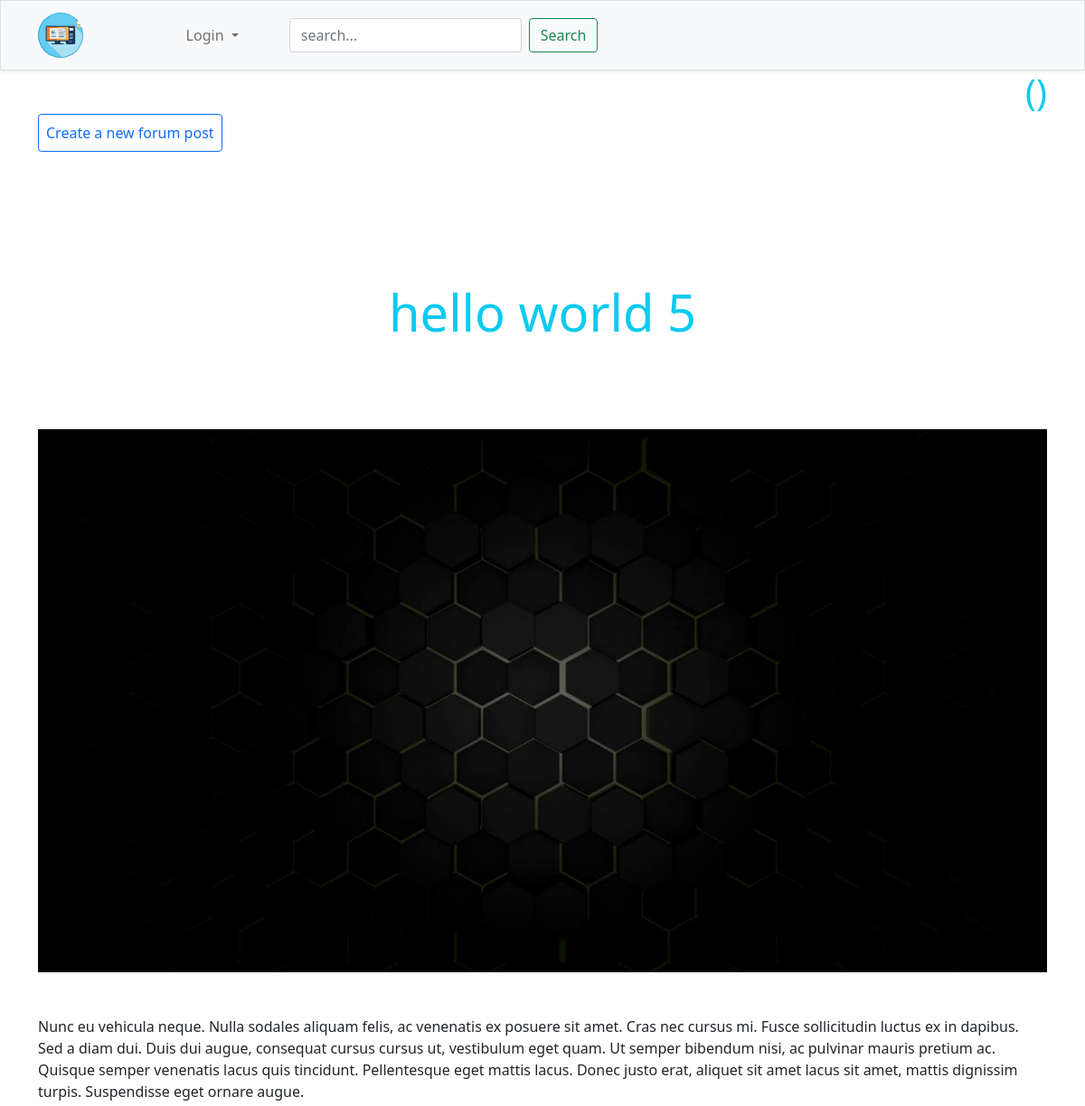
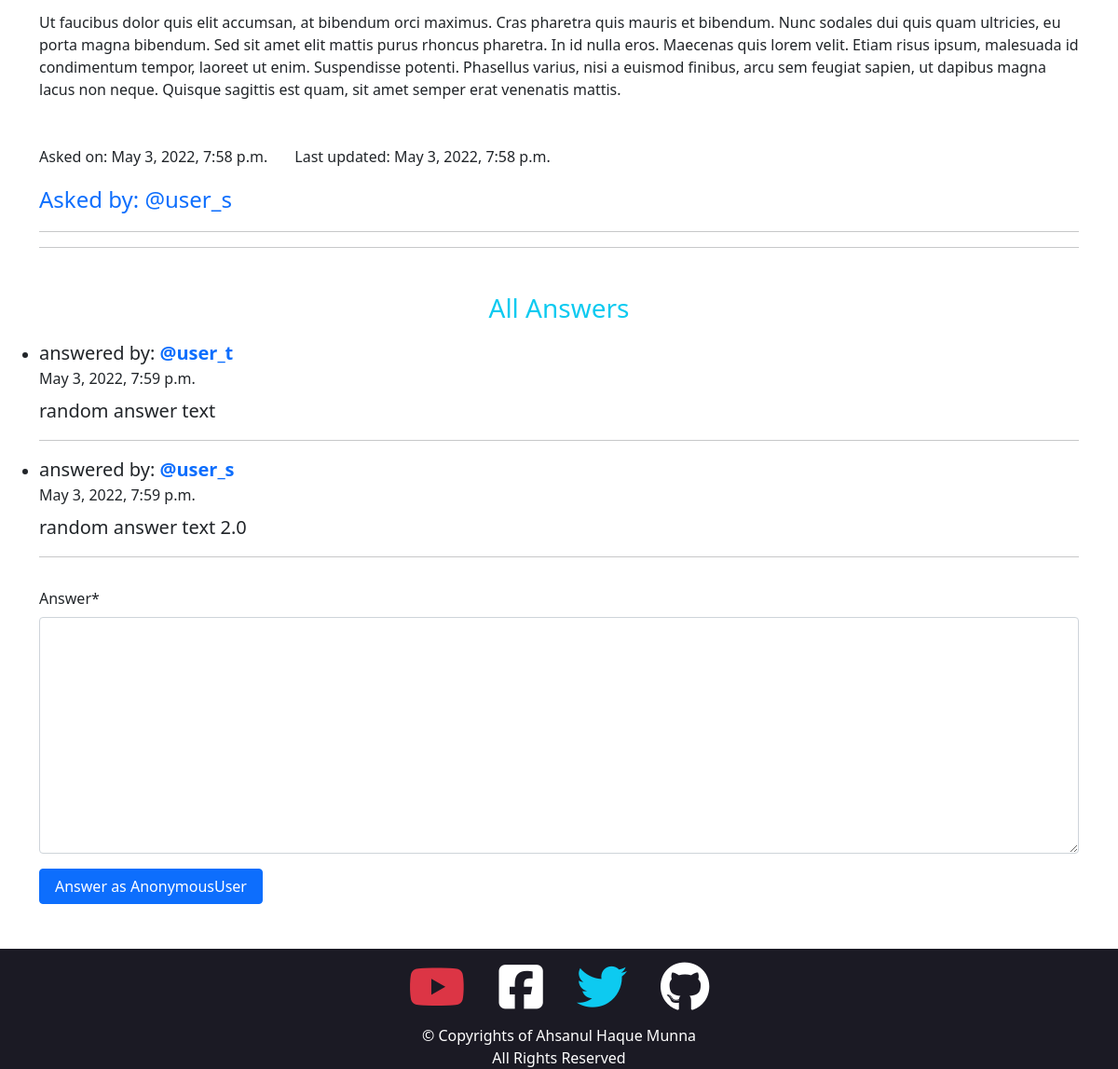
/post/6, run on the app's committed database (2 pictures, top to bottom).
### app_content/models.py (models this page shows, shortened)
class ForumPost(models.Model):
    author = models.ForeignKey(User, on_delete=models.CASCADE, related_name="forumPostAuthor")
    post_question = models.CharField(max_length=512)
    post_desc = models.TextField(blank=True)
    post_image = models.ImageField(blank=True)
    post_date = models.DateTimeField(auto_now_add=True)
    post_update_date = models.DateTimeField(auto_now=True)
    class Meta:
        ordering = ('-post_date',)

class PostAnswer(models.Model):
    post = models.ForeignKey(ForumPost, related_name='forumPostComment', on_delete=models.CASCADE)
    user = models.ForeignKey(User, related_name= "answerer", on_delete=models.CASCADE)
    answer = models.TextField()
    answer_date = models.DateTimeField(auto_now_add=True)
    class Meta:
        ordering = ('answer_date',)

### app_content/views.py (the view, shortened to what this page needs)
# urls.py: path('post/<int:pk>', views.forumPostView, name="post"),
def forumPostView(request, pk):
    post = ForumPost.objects.get(pk=pk)
    all_answers = PostAnswer.objects.filter(post=post)
    form = AnswerForm()
    dict = {
        "post": post,
        "form": form,
        "title": post.post_question,
        "all_answers": all_answers,
        "loggedInUser": request.user
    }
    return render(request, "app_content/post.html", context=dict)

### app_content/forms.py
class AnswerForm(forms.ModelForm):
    class Meta:
        model = PostAnswer
        fields = ("answer", )

### templates/app_content/post.html (shortened to what this page needs)
{% extends 'base.html' %}
{% load crispy_forms_tags %}
{% block body_block %}
<a href="#"
    class="text-center mb-5 d-felx float-end text-decoration-none text-info display-6">{{user.username}}({{user.account_profile.account_type}})</a>
    <a href="{% url 'app_content:forumPost' %}" class="my-5 p-2 display-6 btn btn-outline-primary">Create a new forum post</a>
<h1 class='text-center display-4 text-info py-5 my-5'>{{post.post_question}}</h1>
{% if post.post_image %}
    <img src="/media/{{post.post_image}}" width="100%">
{% endif %}
<p class="my-5">
    {{post.post_desc|linebreaks}}
</p>
<div class="mt-5 mb-3">
    Asked on: {{post.post_date}} &nbsp;&nbsp;&nbsp;&nbsp;&nbsp;
    Last updated: {{post.post_update_date}}
</div>
    <a class="text-decoration-none fs-4">Asked by: @{{post.author}}</a><hr><hr>
<div class="my-5">
    <div class="row">
        {% if all_answers %}
        <h3 class="text-center text-info">All Answers</h3>
        <ul>
            {% for answer in all_answers %}
            <li>
                <div class="mt-2 fs-5">answered by: <a href="#" class="text-decoration-none"><b>@{{answer.user}}</b></a></div>
                <div class="mb-2">{{answer.answer_date}}</div>
                <div class="mt-2 fs-5">{{answer.answer}}</div><hr class="mb-3">
            </li>
        {% endfor %}
        </ul>
        {% else %}
        <h3 class="text-center text-info">No Answers Yet</h3>
        {% endif %}
    </div>
    <div class="row">
        <form method="POST">
            {{form|crispy}}
            <button type="submit" class="btn btn-primary px-3">Answer as {{loggedInUser}}</button>
        </form>
    </div>
</div>
{% endblock body_block %}

### static/cssFiles/myStyle.css (style rules this page uses)
h1 { color: red; }
body { background-image: url("https://img.freepik.com/free-vector/white-elegant-texture-background-style_23-2148432200.jpg?w=2000"); background-size: cover; }
p { word-wrap: break-word; }

### data on the page
ForumPost: post_question "hello world 5", post_image (picture), post_desc "Nunc eu vehicula neque. Nulla sodales aliquam felis, ac venenatis ex posuere sit amet. Cras nec cursus mi. Fusce sollicitudin luctus ex in dapibus. Sed a diam dui. Duis dui augue, consequat cursus cursus ut, vestibulum eget quam. Ut semper bibendum nisi, ac pulvinar mauris pretium ac. Quisque semper venenatis lacus quis tincidunt. Pellentesque eget mattis lacus. Donec justo erat, aliquet sit amet lacus sit amet, mattis dignissim turpis. Suspendisse eget ornare augue. Ut faucibus dolor quis elit accumsan, at bibendum orci maximus. Cras pharetra quis mauris et bibendum. Nunc sodales dui quis quam ultricies, eu porta magna bibendum. Sed sit amet elit mattis purus rhoncus pharetra. In id nulla…", post_date "May 3, 2022, 7:58 p.m.", post_update_date "May 3, 2022, 7:58 p.m.", author "user_s"
PostAnswer: user "user_t", answer_date "May 3, 2022, 7:59 p.m.", answer "random answer text"
PostAnswer: user "user_s", answer_date "May 3, 2022, 7:59 p.m.", answer "random answer text 2.0"

### other printed values
{{ loggedInUser }} "AnonymousUser"
